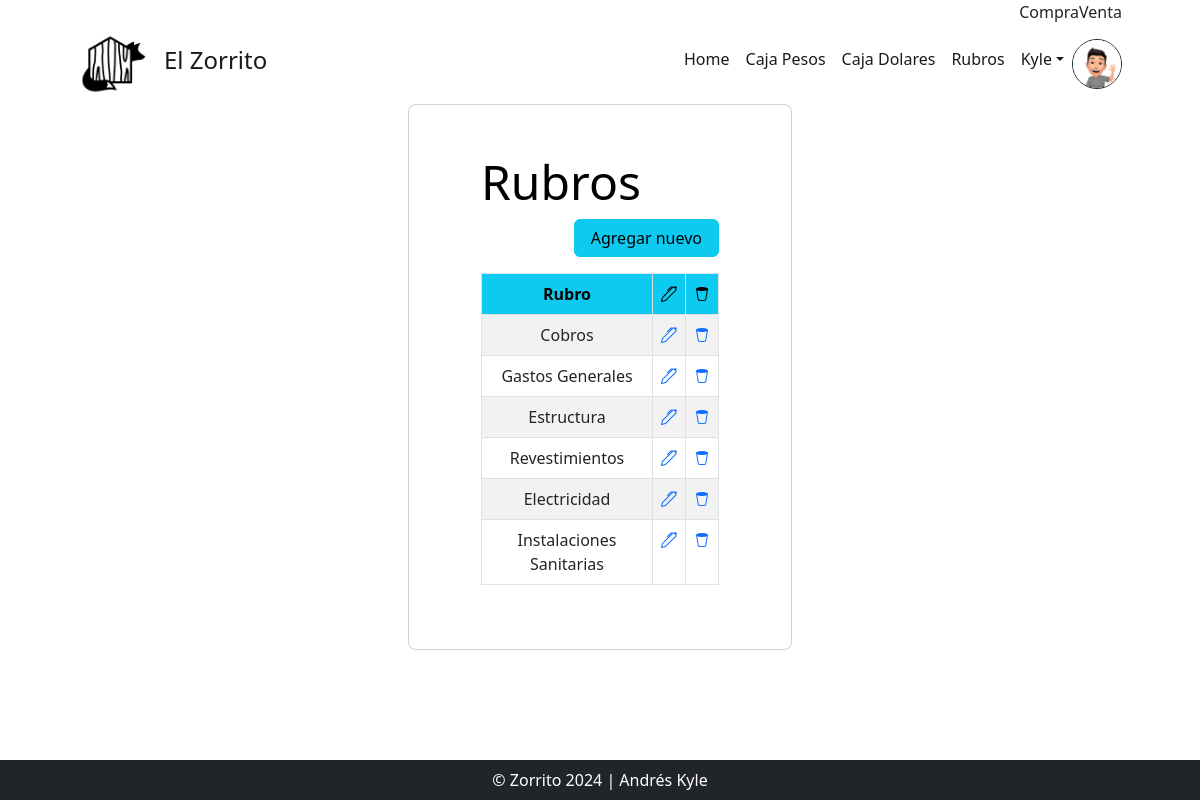
/rubros_list/ (signed in), run on an earlier commit of the app's database.
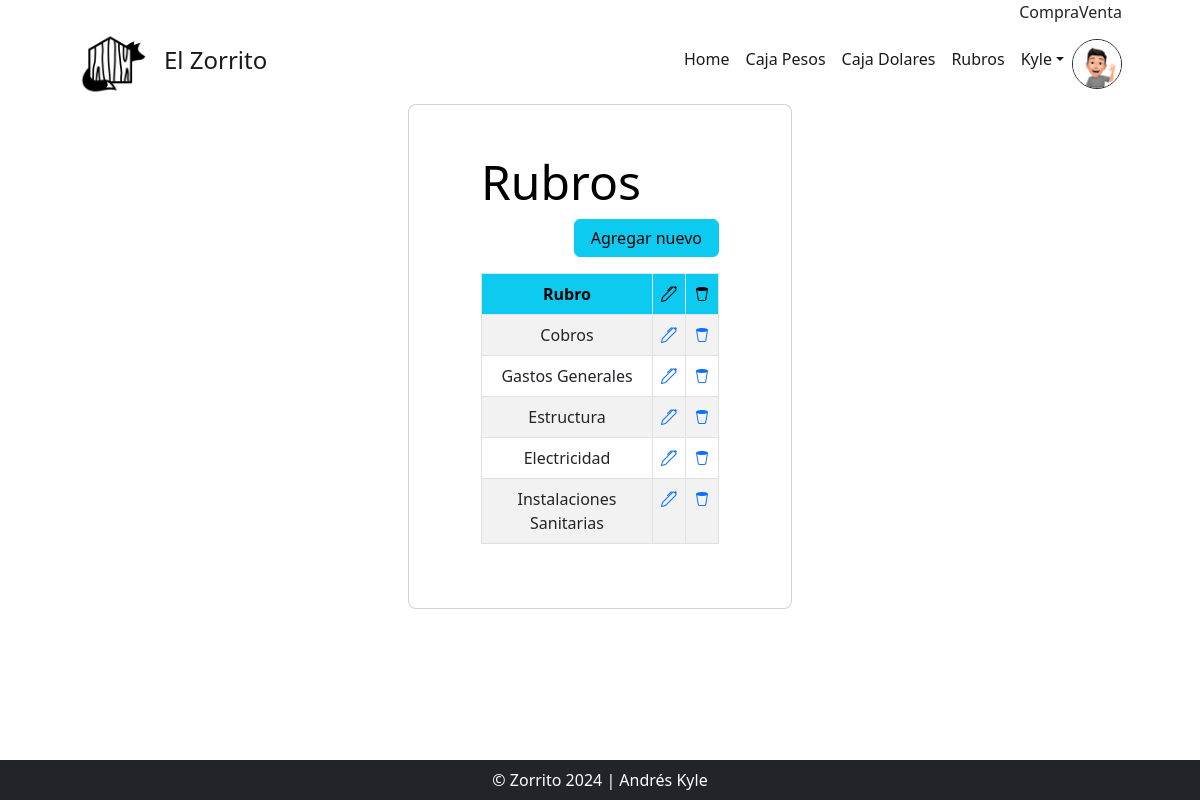
And on a later commit of the database.
### AppZorro/models.py (models this page shows, shortened)
class Rubros(models.Model):
    titulo = models.CharField(max_length=30)

### AppZorro/views.py (the view)
# urls.py: path('rubros_list/', views.RubrosListView.as_view(), name="Rubros"),
class RubrosListView(LoginRequiredMixin, ListView):
    model = Rubros
    queryset = Rubros.objects.exclude(titulo="Cambio Moneda")

### AppZorro/templates/AppZorro/Rubros_list.html (shortened to what this page needs)
{% extends 'AppZorro/base.html' %}
{% load static %}
{% block main %}
<div class="row d-flex justify-content-center align-items-center h-100">
    <div class="col-md-4">
        <div class="card rounded-3 text-black">
            <div class="card-body p-md-5 mx-md-4">
                <h3 class="display-5">Rubros</h3>
                <div class="d-flex justify-content-end mb-3">
                    <a class="btn btn-info px-3" href="{% url 'CrearRubro' %}">Agregar nuevo</a>
                </div>
                    <table class="text-center table table-striped table-bordered">
                        <thead class="thead-primary">
                            <tr class="text-bg-info p-3">
                                <th scope="col">Rubro</th>
                                <th scope="col" class="bi bi-pen"></th>
                                <th scope="col" class="bi bi-trash2"></th>
                            </tr>
                        </thead>
                        <tbody>
                            {% for rubro in object_list %}
                                <tr>
                                    <td>{{ rubro.titulo }}</td>
                                    <td><a class="bi bi-pen" href="{% url 'EditarRubro' rubro.id %}"></a></td>
                                    <td><a class="bi bi-trash2" href="{% url 'BorrarRubro' rubro.id %}"></a></td>
                                </tr>
                            {% empty %}
                                <tr><th><h6>No hay nada por acá. </h6></th></tr>
                                <th><h6>El Zorrito estaria feliz si cargas algún rubro...</h6></th>
                            {% endfor %}
                        </tbody>
                    </table>
                </div>
        </div>
    </div>
</div>
{% endblock main %}

What changed in the data, as far as the page shows it:
removed Rubros: titulo "Revestimientos"
